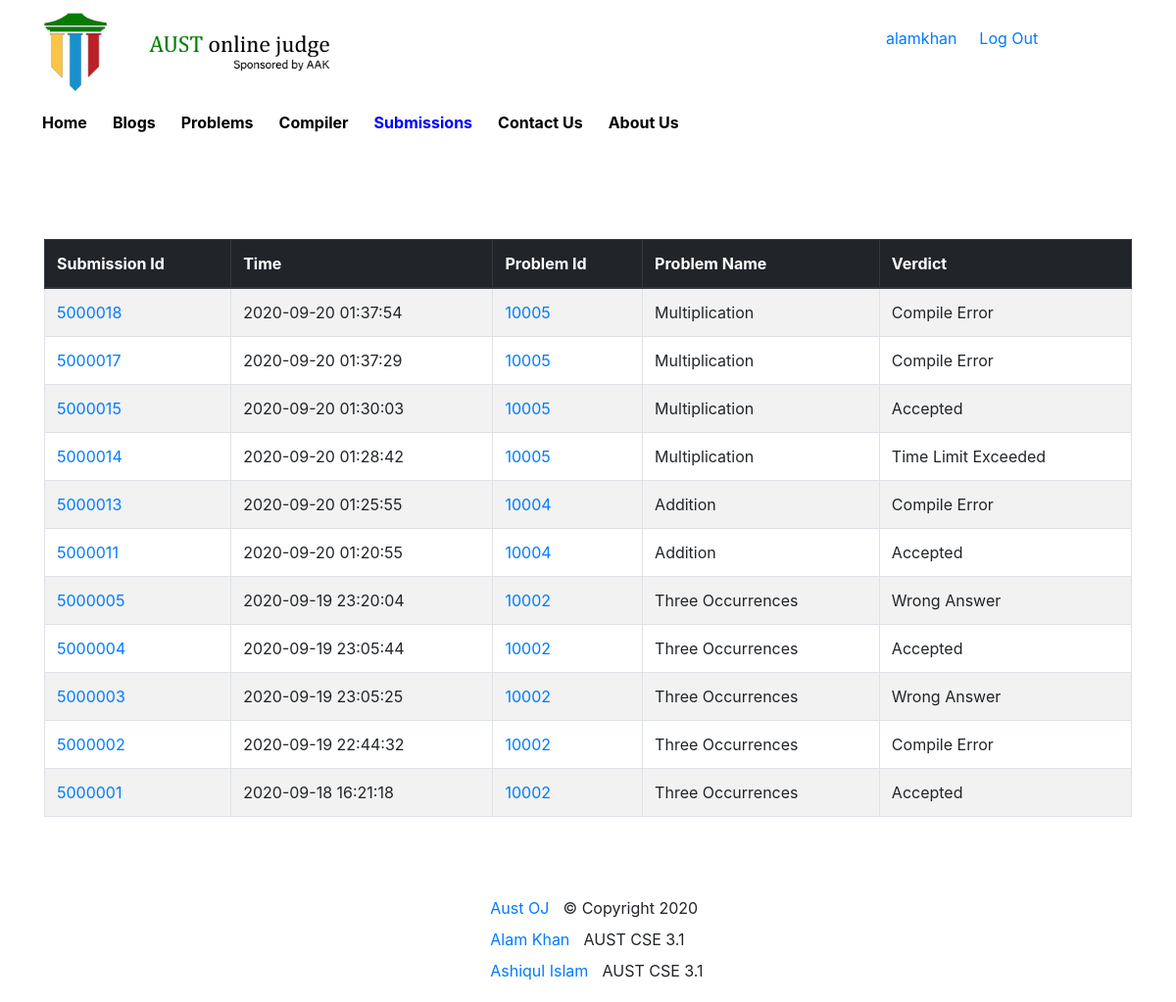
The app's page /submissions.php (signed in) with its own data.
### tables this page shows
CREATE TABLE `project_picture` (
  `name` varchar(200) NOT NULL,
  `path` varchar(200) NOT NULL
);

CREATE TABLE `submissions` (
  `id` int(11) NOT NULL,
  `time` datetime NOT NULL DEFAULT current_timestamp(),
  `username` varchar(200) NOT NULL,
  `problem_id` int(11) NOT NULL,
  `problemname` varchar(200) NOT NULL,
  `verdict` varchar(200) NOT NULL,
  `code` longtext NOT NULL
);

### submissions.php (the view, shortened to what this page needs)
<?php
    if(isset($_SESSION['username']))
    {
        include 'loggedin.php';
    }
    else
    {
        header('location:login.php?error');
        exit();
    }
?>
<!DOCTYPE html>
<html lang="en">
<head>
        <link rel="stylesheet" href="css/bootstrap.min.css" />
        <link rel="stylesheet" href="css/main.css" />
    </head>
<body>
    <div class="Row">
        <div class="container">
                <div class="row">
                        <div class = "col-1.5">
                            <a href="index.php"><button type="button" class="btn homebutton"><b>Home</b></button></a>
                        </div>
                        <div class = "col-1.5">
                            <a href="blogs.php"><button type="button" class="btn homebutton"><b>Blogs</b></button></a>
                        </div>
                        <div class = "col-1.5">
                            <a href="problems.php"><button type="button" class="btn homebutton"><b>Problems</b></button></a>
                        </div>
                        <div class = "col-1.5">
                            <a href="compiler.php"><button type="button" class="btn homebutton"><b>Compiler</b></button></a>
                        </div>
                        <div class = "col-1.5">
                            <a href="submissions.php"><button type="button" class="btn mybutton"><b>Submissions</b></button></a>
                        </div>
                        <div class = "col-1.5">
                            <a href="contactus.php"><button type="button" class="btn homebutton"><b>Contact Us</b></button></a>
                        </div>
                        <div class = "col-1.5">
                            <a href="aboutus.php"><button type="button" class="btn homebutton"><b>About Us</b></button></a>
                        </div>
                </div>
                <div class ="row space"></div>
            </div>
            <div class="container">
                <table class="table table-bordered table-striped">
                <thead class="thead-dark">
                <tr>
                    <th>Submission Id</th>
                    <th>Time</th>
                    <th>Problem Id</th>
                    <th>Problem Name</th>
                    <th>Verdict</th>
                </tr>
                </thead>
                <?php
                $conn = mysqli_connect("localhost","root","","170204084");
                 $sql = "SELECT * FROM submissions  where username = '".$_SESSION['username']."' ORDER BY id desc";
                 $result= $conn->query($sql);
                 if($result-> num_rows >0){
                    while($row = $result-> fetch_assoc()){
                        echo "<tr><td><a  href=\"view-submission.php?id=".$row["id"]."\">".$row["id"]."</a>
                        </td> <td>".$row["time"]."</td><td><a  href=\"problem-view.php?id=".$row["problem_id"]."\">".$row["problem_id"]."</a></td><td>".$row["problemname"]."</td>";
                        if($row["verdict"]=="Accepted")
                        {
                            $design = "verdict-accepted";
                        }
                        else if($row["verdict"]=="Wrong Answer")
                        {
                            $design = "verdict-wronganswer";
                        }
                        else if($row["verdict"]=="Time Limit Exceeded")
                        {
                            $design = "verdict-timelimit";
                        }
                        else if($row["verdict"]=="Runtime Error")
                        {
                            $design = "verdict-runtime";
                        }
                        else if($row["verdict"]=="Compile Error")
                        {
                            $design = "verdict-compile";
                        }
                        echo "<td class=\"".$design."\">".$row["verdict"]."</td></tr>";
                    }
                 }
                 else{
                 }
                ?>
            </table>
            </div>
            </div>
    </body>
</html>
<?php
    include 'footer.php';
?>

### loggedIn.php (shortened to what this page needs)
<?php
	$conn = new mysqli("localhost", "root","", "170204084");
    $sql = "SELECT * FROM project_picture where name= 'logo'";
    $result= $conn->query($sql);
    while($row = $result-> fetch_assoc())
    {
        $pic= $row["path"];
    }
?>
<!doctype html>
<html lang="en">
	<head>
	    <link rel="stylesheet" href="css/bootstrap.min.css" />
	    <link rel="stylesheet" href="css/main.css" />
	</head>
	<body>
		<div class='Row'>
			<div class="container">
				<div class="row">
					<div class="col-8">
						<img src="<?php echo $pic ?>" class = "logo">
					</div>
					<div class = "login" >
						<a  href="profile.php?id=<?php echo$_SESSION['id']?>"><?php echo $_SESSION['username'] ?> </a>
					</div>
					<div class =  "regi">
						<a  href="login2.php" >Log Out</a>
					</div>
				</div>
			</div>
		</div>
	</body>
</html>

### css/main.css (style rules this page uses)
.Row { background: white; margin: 1%; }
.regi { margin-left: 2%; margin-top: 15px; }
.login { margin-top: 15px; margin-left: 10%; }
.logo { width : 40%; height: auto; }
.homebutton { background-color:White; box-shadow:White; }
.mybutton { background-color:White; box-shadow:White; color : #0000ff; }
.space { height: 50px; }
.table-striped { margin-top: 50px; }

### records on screen
project_picture: path (picture)
submissions: id "5000018", time "2020-09-20 01:37:54", problem "10005", problemname "Multiplication", verdict "Compile Error"
submissions: id "5000017", time "2020-09-20 01:37:29", problem "10005", problemname "Multiplication", verdict "Compile Error"
submissions: id "5000015", time "2020-09-20 01:30:03", problem "10005", problemname "Multiplication", verdict "Accepted"
submissions: id "5000014", time "2020-09-20 01:28:42", problem "10005", problemname "Multiplication", verdict "Time Limit Exceeded"
submissions: id "5000013", time "2020-09-20 01:25:55", problem "10004", problemname "Addition", verdict "Compile Error"
submissions: id "5000011", time "2020-09-20 01:20:55", problem "10004", problemname "Addition", verdict "Accepted"
submissions: id "5000005", time "2020-09-19 23:20:04", problem "10002", problemname "Three Occurrences", verdict "Wrong Answer"
submissions: id "5000004", time "2020-09-19 23:05:44", problem "10002", problemname "Three Occurrences", verdict "Accepted"
submissions: id "5000003", time "2020-09-19 23:05:25", problem "10002", problemname "Three Occurrences", verdict "Wrong Answer"
submissions: id "5000002", time "2020-09-19 22:44:32", problem "10002", problemname "Three Occurrences", verdict "Compile Error"
submissions: id "5000001", time "2020-09-18 16:21:18", problem "10002", problemname "Three Occurrences", verdict "Accepted"

### other values on screen
$_SESSION['username'] "alamkhan"
